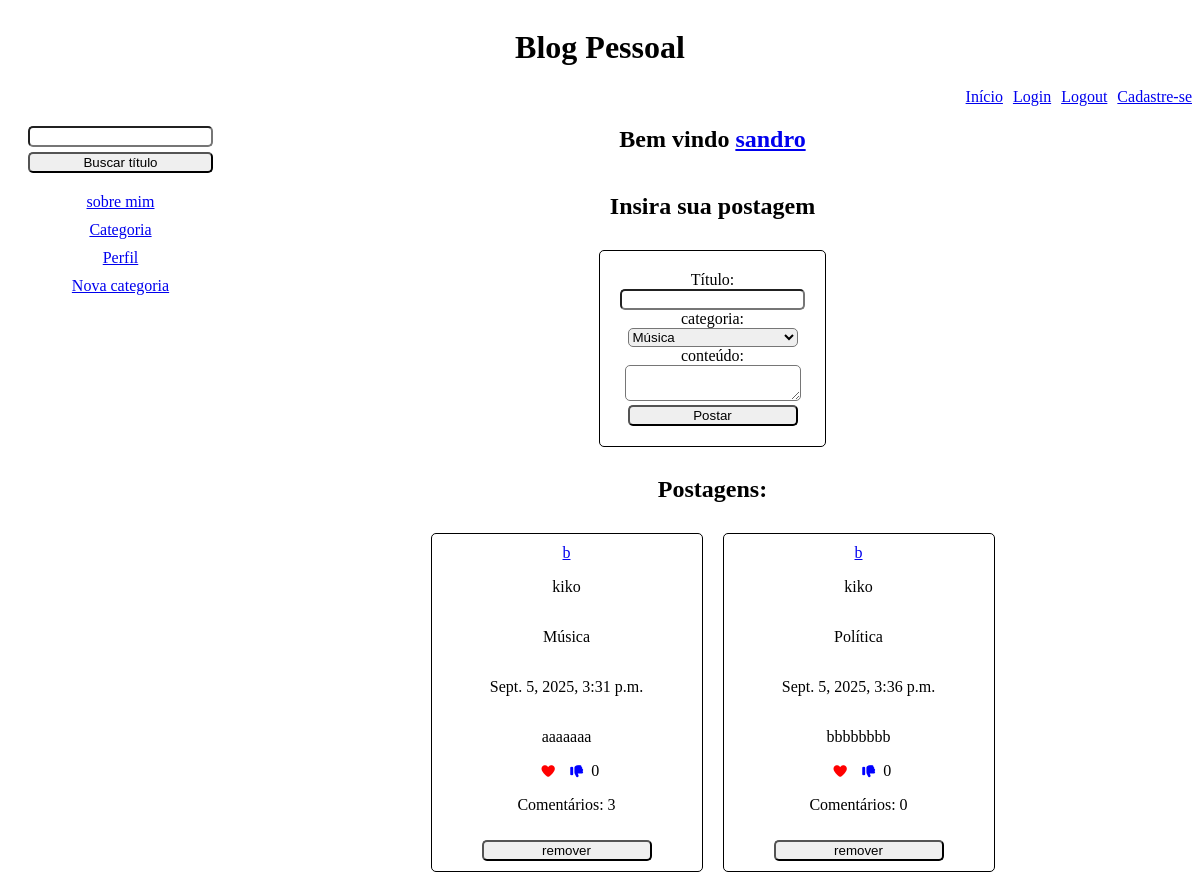
The app's page / (signed in) with its own data.
### blog/models.py (models this page shows, shortened)
class Post(models.Model):
    titulo = models.CharField(max_length=64)
    categoria = models.ForeignKey(
        Categoria, on_delete=models.CASCADE, related_name="postsCategoria")
    conteudo = models.CharField(max_length=1000)
    usuario = models.ForeignKey(
        User, on_delete=models.CASCADE, related_name="postsUsuario")
    dataPostagem = models.DateTimeField()
    likes = models.ManyToManyField(User, blank=True, related_name="likesUsuario", null=True)

class Categoria(models.Model):
    nome = models.CharField(max_length=64)
    usuario = models.ForeignKey(
        User, on_delete=models.CASCADE, related_name="categoriasUsuario")
    def __str__(self):
        return f"{self.nome}"

### blog/views.py (the view)
# urls.py: path('', views.index, name="index"),
def index(request):
    if request.user.is_authenticated:
        categorias = Categoria.objects.all()
        postagens = Post.objects.all()
        return render(request, 'blog/index.html', {"categorias": categorias, "postagens": postagens, })
    return HttpResponseRedirect(reverse('login'))

### blog/templates/blog/index.html (shortened to what this page needs)
{% extends 'blog/layout.html' %}
{% block body %}
<div class="apresentacao">
    {% if request.user.is_authenticated %}
    <h2>Bem vindo <a href="{% url 'perfil' %}">{{user.username}}</a></h2>
    {% endif %}
</div>
<div class="inserirPostagem">
    <div class="iptitulo">
        <h2>Insira sua postagem</h2>
    </div>
    <div class="ipform">
        <form action="{% url 'post' %}" method="post">
            <label>Título:</label><br>
            <input type="text" name="tituloPost"><br>
            <label>categoria:</label><br>
            <select name="categoriaPost">
                {% for c in categorias %}
                <option value="{{c.id}}" name="categoriaPost">{{c.nome}}</option>
                {% endfor %}
            </select>
            <br>
            <label>conteúdo:</label><br>
            <textarea name="conteudoPost"></textarea><br>
            <button type="submit">Postar</button>
        </form>
    </div>
</div>
<div>
    <div class="ipp">
        <h2>Postagens:</h2>
    </div>
    <div class="postagens">
        {% for p in postagens %}
        <div class="postagem">
            <a href="{% url 'postagemView' p.id %}">{{p.titulo}}</a>
            <p>{{p.usuario}}</p>
            <p>{{p.categoria}}</p>
            <p>{{p.dataPostagem}}</p>
            <p>{{p.conteudo}}</p>
            <div class="btnPostagensPai">
                <form action="{% url 'likes' p.id %}" method="post">
                    <button type="submit" style="border:none; background-color: white;"><i class="fas fa-heart"
                            style="color:red;"></i></button>
                </form>
                <form action="{% url 'deslike' p.id %}" method="post">
                    <button type="submit" style="background-color: white; border:none"><i class="fas fa-thumbs-down"
                            style="color:blue"></i></button>
                </form>
                {{ p.likes.count }}
            </div>
            <p>Comentários: {{ p.p.count }}</p>
            <div id="btnPostagens">
                <div>
                    <form action="{% url 'remover1' p.id %}">
                        <button type="submit" class="btnRemover">remover</button>
                    </form>
                </div>
            </div>
        </div>
        {% endfor %}
    </div>
</div>
{% endblock %}

### blog/static/blog/estilo.css (style rules this page uses)
.btnPostagensPai { display: flex; flex-direction: row; }
input, button, textarea, select { border-radius: 5px; }
.corpo>.apresentacao { display: flex; justify-content: center; }
.iptitulo, .ipform, .aptitulo, .apform, .ipp, #mensagemLogin, #tituloLogin, #formLogin, .tituloRegister, .formRegister, #tituloAddCategoria, #formAddCategoria, #tituloAtualizarCategoria, #formAtualizarCategoria, #tituloCategorias, .tituloPerfilPostagens, .tituloCategoriasList, .tituloEditarPerfil, .p6 { display: flex; justify-content: center; }
.ipform>form, .apform>form { border: 1px solid black; border-radius: 5px; margin: 10px; padding: 20px; text-align: center; }
.ipform>form>select, .ipform>form>textarea, .ipform>form>button, .apform>form>select, .apform>form>textarea, .apform>form>button { width: 170px; }
.postagens { display: flex; flex-wrap: wrap; justify-content: center; }
.postagens { display: flex; flex-direction: row; flex-wrap: wrap; justify-content: center; }
.postagem { border: 1px solid black; border-radius: 5px; margin: 10px; padding: 10px; text-align: center; width: 250px; }
.btnPostagensPai { display: flex; justify-content: center; }
#btnLogin, #btnRegister, #btnAtualizar, .btnRemover, .apform#btnAtualizar, #btnConfRem1, #btnConfRem2 { width: 170px; }
#btnPostagens { display: flex; justify-content: center; flex-direction: column; }
@media (min-width:768px) { .corpo>.apresentacao { display: flex; justify-content: center; } }
@media (min-width:768px) { .postagens { display: flex; flex-direction: row; flex-wrap: wrap; justify-content: center; } }
@media (min-width:768px) { .postagem { display: flex; flex-direction: column; flex-wrap: wrap; justify-content: center; border: 1px solid black; border-radius: 5px; margin: 10px; padding: 10px; width: 250px; } }
@media (min-width:768px) { #btnLogin, #btnRegister, #btnAtualizar, .btnRemover { margin-top: 10px; width: 170px; } }

### records on screen
Post: titulo "b", usuario "kiko", categoria "Música", dataPostagem "Sept. 5, 2025, 3:31 p.m.", conteudo "aaaaaaa", likes.count "0", p.count "3"
Post: titulo "b", usuario "kiko", categoria "Política", dataPostagem "Sept. 5, 2025, 3:36 p.m.", conteudo "bbbbbbbb", likes.count "0", p.count "0"

### other values on screen
{{ user.username }} "sandro"
form field categoriaPost "Música"
